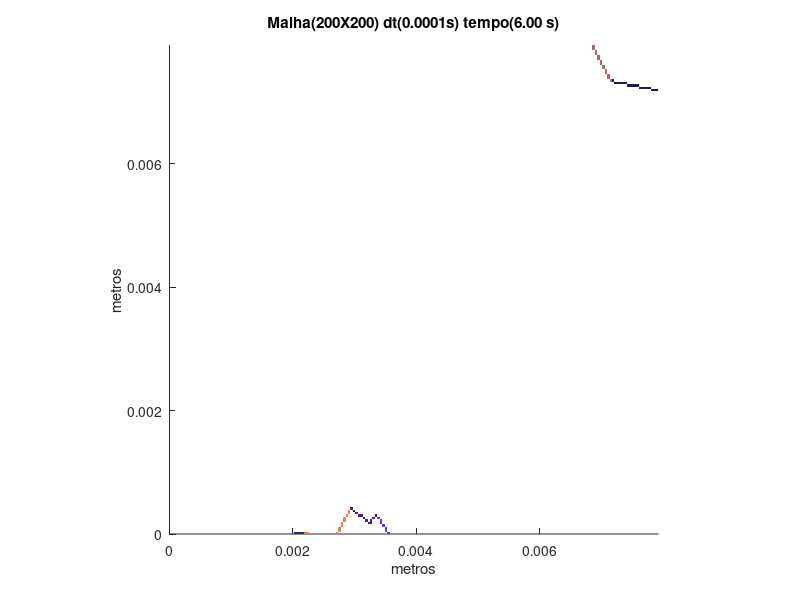

Write the MATLAB code that produced this figure.
set (gca,'PlotBoxAspectRatio',[1 1 1],'Xlim',[0,0.0079236952523745],'Ylim',[0,0.0079236952523745])
hold on
title('Malha(200X200) dt(0.0001s) tempo(6.00 s)')
hold on
ylabel('metros')
hold on
xlabel('metros')
hold on

fill([0.0020205422893555 0.0020205422893555 0.00206016076561737 0.00206016076561737],[0 3.96184762618725E-05 3.96184762618725E-05 0],[0.1,0.2,0.4],'LineStyle','none')

fill([0.00206016076561737 0.00206016076561737 0.00209977924187924 0.00209977924187924],[0 3.96184762618725E-05 3.96184762618725E-05 0],[0.1,0.2,0.4],'LineStyle','none')

fill([0.00209977924187924 0.00209977924187924 0.00213939771814111 0.00213939771814111],[0 3.96184762618725E-05 3.96184762618725E-05 0],[0.1,0.2,0.4],'LineStyle','none')

fill([0.00213939771814111 0.00213939771814111 0.00217901619440299 0.00217901619440299],[0 3.96184762618725E-05 3.96184762618725E-05 0],[0.1,0.2,0.4],'LineStyle','none')

fill([0.00217901619440299 0.00217901619440299 0.00221863467066486 0.00221863467066486],[0 3.96184762618725E-05 3.96184762618725E-05 0],[0.9,0.5,0.3],'LineStyle','none')

fill([0.00221863467066486 0.00221863467066486 0.00225825314692673 0.00225825314692673],[0 3.96184762618725E-05 3.96184762618725E-05 0],[0.9,0.5,0.3],'LineStyle','none')

fill([0.00269405638580733 0.00269405638580733 0.0027336748620692 0.0027336748620692],[0 3.96184762618725E-05 3.96184762618725E-05 0],[0.9,0.5,0.3],'LineStyle','none')

fill([0.00352604438730665 0.00352604438730665 0.00356566286356852 0.00356566286356852],[0 3.96184762618725E-05 3.96184762618725E-05 0],[0.4,0.2,0.9],'LineStyle','none')

fill([0.0027336748620692 0.0027336748620692 0.00277329333833107 0.00277329333833107],[3.96184762618725E-05 7.9236952523745E-05 7.9236952523745E-05 3.96184762618725E-05],[0.9,0.5,0.3],'LineStyle','none')

fill([0.00348642591104478 0.00348642591104478 0.00352604438730665 0.00352604438730665],[3.96184762618725E-05 7.9236952523745E-05 7.9236952523745E-05 3.96184762618725E-05],[0.4,0.2,0.9],'LineStyle','none')

fill([0.0027336748620692 0.0027336748620692 0.00277329333833107 0.00277329333833107],[7.9236952523745E-05 0.000118855428785617 0.000118855428785617 7.9236952523745E-05],[0.9,0.5,0.3],'LineStyle','none')

fill([0.00348642591104478 0.00348642591104478 0.00352604438730665 0.00352604438730665],[7.9236952523745E-05 0.000118855428785617 0.000118855428785617 7.9236952523745E-05],[0.4,0.2,0.9],'LineStyle','none')

fill([0.00277329333833107 0.00277329333833107 0.00281291181459295 0.00281291181459295],[0.000118855428785617 0.00015847390504749 0.00015847390504749 0.000118855428785617],[0.9,0.5,0.3],'LineStyle','none')

fill([0.00344680743478291 0.00344680743478291 0.00348642591104478 0.00348642591104478],[0.000118855428785617 0.00015847390504749 0.00015847390504749 0.000118855428785617],[0.4,0.2,0.9],'LineStyle','none')

fill([0.00277329333833107 0.00277329333833107 0.00281291181459295 0.00281291181459295],[0.00015847390504749 0.000198092381309362 0.000198092381309362 0.00015847390504749],[0.9,0.5,0.3],'LineStyle','none')

fill([0.00320909657721167 0.00320909657721167 0.00324871505347354 0.00324871505347354],[0.00015847390504749 0.000198092381309362 0.000198092381309362 0.00015847390504749],[0.3,0.1,0.5],'LineStyle','none')

fill([0.00324871505347354 0.00324871505347354 0.00328833352973542 0.00328833352973542],[0.00015847390504749 0.000198092381309362 0.000198092381309362 0.00015847390504749],[0.3,0.1,0.5],'LineStyle','none')

fill([0.00340718895852103 0.00340718895852103 0.00344680743478291 0.00344680743478291],[0.00015847390504749 0.000198092381309362 0.000198092381309362 0.00015847390504749],[0.4,0.2,0.9],'LineStyle','none')

fill([0.00281291181459295 0.00281291181459295 0.00285253029085482 0.00285253029085482],[0.000198092381309362 0.000237710857571235 0.000237710857571235 0.000198092381309362],[0.9,0.5,0.3],'LineStyle','none')

fill([0.0031694781009498 0.0031694781009498 0.00320909657721167 0.00320909657721167],[0.000198092381309362 0.000237710857571235 0.000237710857571235 0.000198092381309362],[0.3,0.1,0.5],'LineStyle','none')

fill([0.00324871505347354 0.00324871505347354 0.00328833352973542 0.00328833352973542],[0.000198092381309362 0.000237710857571235 0.000237710857571235 0.000198092381309362],[0.3,0.1,0.5],'LineStyle','none')

fill([0.00340718895852103 0.00340718895852103 0.00344680743478291 0.00344680743478291],[0.000198092381309362 0.000237710857571235 0.000237710857571235 0.000198092381309362],[0.4,0.2,0.9],'LineStyle','none')

fill([0.00281291181459295 0.00281291181459295 0.00285253029085482 0.00285253029085482],[0.000237710857571235 0.000277329333833107 0.000277329333833107 0.000237710857571235],[0.9,0.5,0.3],'LineStyle','none')

fill([0.00312985962468793 0.00312985962468793 0.0031694781009498 0.0031694781009498],[0.000237710857571235 0.000277329333833107 0.000277329333833107 0.000237710857571235],[0.3,0.1,0.5],'LineStyle','none')

fill([0.00328833352973542 0.00328833352973542 0.00332795200599729 0.00332795200599729],[0.000237710857571235 0.000277329333833107 0.000277329333833107 0.000237710857571235],[0.3,0.1,0.5],'LineStyle','none')

fill([0.00336757048225916 0.00336757048225916 0.00340718895852103 0.00340718895852103],[0.000237710857571235 0.000277329333833107 0.000277329333833107 0.000237710857571235],[0.4,0.2,0.9],'LineStyle','none')

fill([0.00285253029085482 0.00285253029085482 0.00289214876711669 0.00289214876711669],[0.000277329333833107 0.00031694781009498 0.00031694781009498 0.000277329333833107],[0.9,0.5,0.3],'LineStyle','none')

fill([0.00305062267216418 0.00305062267216418 0.00309024114842605 0.00309024114842605],[0.000277329333833107 0.00031694781009498 0.00031694781009498 0.000277329333833107],[0.3,0.1,0.5],'LineStyle','none')

fill([0.00309024114842605 0.00309024114842605 0.00312985962468793 0.00312985962468793],[0.000277329333833107 0.00031694781009498 0.00031694781009498 0.000277329333833107],[0.3,0.1,0.5],'LineStyle','none')

fill([0.00332795200599729 0.00332795200599729 0.00336757048225916 0.00336757048225916],[0.000277329333833107 0.00031694781009498 0.00031694781009498 0.000277329333833107],[0.3,0.1,0.5],'LineStyle','none')

fill([0.00289214876711669 0.00289214876711669 0.00293176724337856 0.00293176724337856],[0.00031694781009498 0.000356566286356852 0.000356566286356852 0.00031694781009498],[0.9,0.5,0.3],'LineStyle','none')

fill([0.00301100419590231 0.00301100419590231 0.00305062267216418 0.00305062267216418],[0.00031694781009498 0.000356566286356852 0.000356566286356852 0.00031694781009498],[0.3,0.1,0.5],'LineStyle','none')

fill([0.00289214876711669 0.00289214876711669 0.00293176724337856 0.00293176724337856],[0.000356566286356852 0.000396184762618725 0.000396184762618725 0.000356566286356852],[0.9,0.5,0.3],'LineStyle','none')

fill([0.00297138571964044 0.00297138571964044 0.00301100419590231 0.00301100419590231],[0.000356566286356852 0.000396184762618725 0.000396184762618725 0.000356566286356852],[0.3,0.1,0.5],'LineStyle','none')

fill([0.00293176724337856 0.00293176724337856 0.00297138571964044 0.00297138571964044],[0.000396184762618725 0.000435803238880597 0.000435803238880597 0.000396184762618725],[0.3,0.1,0.5],'LineStyle','none')

fill([0.00780483982358888 0.00780483982358888 0.00784445829985075 0.00784445829985075],[0.00717094420339892 0.00721056267966079 0.00721056267966079 0.00717094420339892],[0.1,0.1,0.3],'LineStyle','none')

fill([0.00784445829985075 0.00784445829985075 0.00788407677611263 0.00788407677611263],[0.00717094420339892 0.00721056267966079 0.00721056267966079 0.00717094420339892],[0.1,0.1,0.3],'LineStyle','none')

fill([0.00788407677611263 0.00788407677611263 0.0079236952523745 0.0079236952523745],[0.00717094420339892 0.00721056267966079 0.00721056267966079 0.00717094420339892],[0.1,0.1,0.3],'LineStyle','none')

fill([0.00760674744227952 0.00760674744227952 0.00764636591854139 0.00764636591854139],[0.00721056267966079 0.00725018115592267 0.00725018115592267 0.00721056267966079],[0.1,0.1,0.3],'LineStyle','none')

fill([0.00764636591854139 0.00764636591854139 0.00768598439480326 0.00768598439480326],[0.00721056267966079 0.00725018115592267 0.00725018115592267 0.00721056267966079],[0.1,0.1,0.3],'LineStyle','none')

fill([0.00768598439480326 0.00768598439480326 0.00772560287106514 0.00772560287106514],[0.00721056267966079 0.00725018115592267 0.00725018115592267 0.00721056267966079],[0.1,0.1,0.3],'LineStyle','none')

fill([0.00772560287106514 0.00772560287106514 0.00776522134732701 0.00776522134732701],[0.00721056267966079 0.00725018115592267 0.00725018115592267 0.00721056267966079],[0.1,0.1,0.3],'LineStyle','none')

fill([0.00776522134732701 0.00776522134732701 0.00780483982358888 0.00780483982358888],[0.00721056267966079 0.00725018115592267 0.00725018115592267 0.00721056267966079],[0.1,0.1,0.3],'LineStyle','none')

fill([0.00740865506097016 0.00740865506097016 0.00744827353723203 0.00744827353723203],[0.00725018115592267 0.00728979963218454 0.00728979963218454 0.00725018115592267],[0.1,0.1,0.3],'LineStyle','none')

fill([0.00744827353723203 0.00744827353723203 0.0074878920134939 0.0074878920134939],[0.00725018115592267 0.00728979963218454 0.00728979963218454 0.00725018115592267],[0.1,0.1,0.3],'LineStyle','none')

fill([0.0074878920134939 0.0074878920134939 0.00752751048975577 0.00752751048975577],[0.00725018115592267 0.00728979963218454 0.00728979963218454 0.00725018115592267],[0.1,0.1,0.3],'LineStyle','none')

fill([0.00752751048975577 0.00752751048975577 0.00756712896601765 0.00756712896601765],[0.00725018115592267 0.00728979963218454 0.00728979963218454 0.00725018115592267],[0.1,0.1,0.3],'LineStyle','none')

fill([0.00756712896601765 0.00756712896601765 0.00760674744227952 0.00760674744227952],[0.00725018115592267 0.00728979963218454 0.00728979963218454 0.00725018115592267],[0.1,0.1,0.3],'LineStyle','none')

fill([0.00721056267966079 0.00721056267966079 0.00725018115592267 0.00725018115592267],[0.00728979963218454 0.00732941810844641 0.00732941810844641 0.00728979963218454],[0.1,0.1,0.3],'LineStyle','none')

fill([0.00725018115592267 0.00725018115592267 0.00728979963218454 0.00728979963218454],[0.00728979963218454 0.00732941810844641 0.00732941810844641 0.00728979963218454],[0.1,0.1,0.3],'LineStyle','none')

fill([0.00728979963218454 0.00728979963218454 0.00732941810844641 0.00732941810844641],[0.00728979963218454 0.00732941810844641 0.00732941810844641 0.00728979963218454],[0.1,0.1,0.3],'LineStyle','none')

fill([0.00732941810844641 0.00732941810844641 0.00736903658470828 0.00736903658470828],[0.00728979963218454 0.00732941810844641 0.00732941810844641 0.00728979963218454],[0.1,0.1,0.3],'LineStyle','none')

fill([0.00736903658470828 0.00736903658470828 0.00740865506097016 0.00740865506097016],[0.00728979963218454 0.00732941810844641 0.00732941810844641 0.00728979963218454],[0.1,0.1,0.3],'LineStyle','none')

fill([0.00713132572713705 0.00713132572713705 0.00717094420339892 0.00717094420339892],[0.00732941810844641 0.00736903658470828 0.00736903658470828 0.00732941810844641],[0.7,0.4,0.4],'LineStyle','none')

fill([0.00717094420339892 0.00717094420339892 0.00721056267966079 0.00721056267966079],[0.00732941810844641 0.00736903658470828 0.00736903658470828 0.00732941810844641],[0.1,0.1,0.3],'LineStyle','none')

fill([0.00709170725087518 0.00709170725087518 0.00713132572713705 0.00713132572713705],[0.00736903658470828 0.00740865506097016 0.00740865506097016 0.00736903658470828],[0.7,0.4,0.4],'LineStyle','none')

fill([0.00709170725087518 0.00709170725087518 0.00713132572713705 0.00713132572713705],[0.00740865506097016 0.00744827353723203 0.00744827353723203 0.00740865506097016],[0.7,0.4,0.4],'LineStyle','none')

fill([0.0070520887746133 0.0070520887746133 0.00709170725087518 0.00709170725087518],[0.00744827353723203 0.0074878920134939 0.0074878920134939 0.00744827353723203],[0.7,0.4,0.4],'LineStyle','none')

fill([0.0070520887746133 0.0070520887746133 0.00709170725087518 0.00709170725087518],[0.0074878920134939 0.00752751048975577 0.00752751048975577 0.0074878920134939],[0.7,0.4,0.4],'LineStyle','none')

fill([0.00701247029835143 0.00701247029835143 0.0070520887746133 0.0070520887746133],[0.00752751048975577 0.00756712896601765 0.00756712896601765 0.00752751048975577],[0.7,0.4,0.4],'LineStyle','none')

fill([0.00701247029835143 0.00701247029835143 0.0070520887746133 0.0070520887746133],[0.00756712896601765 0.00760674744227952 0.00760674744227952 0.00756712896601765],[0.7,0.4,0.4],'LineStyle','none')

fill([0.00697285182208956 0.00697285182208956 0.00701247029835143 0.00701247029835143],[0.00760674744227952 0.00764636591854139 0.00764636591854139 0.00760674744227952],[0.7,0.4,0.4],'LineStyle','none')

fill([0.00697285182208956 0.00697285182208956 0.00701247029835143 0.00701247029835143],[0.00764636591854139 0.00768598439480326 0.00768598439480326 0.00764636591854139],[0.7,0.4,0.4],'LineStyle','none')

fill([0.00693323334582769 0.00693323334582769 0.00697285182208956 0.00697285182208956],[0.00768598439480326 0.00772560287106514 0.00772560287106514 0.00768598439480326],[0.7,0.4,0.4],'LineStyle','none')

fill([0.00693323334582769 0.00693323334582769 0.00697285182208956 0.00697285182208956],[0.00772560287106514 0.00776522134732701 0.00776522134732701 0.00772560287106514],[0.7,0.4,0.4],'LineStyle','none')

fill([0.00689361486956581 0.00689361486956581 0.00693323334582769 0.00693323334582769],[0.00776522134732701 0.00780483982358888 0.00780483982358888 0.00776522134732701],[0.7,0.4,0.4],'LineStyle','none')

fill([0.00689361486956581 0.00689361486956581 0.00693323334582769 0.00693323334582769],[0.00780483982358888 0.00784445829985075 0.00784445829985075 0.00780483982358888],[0.7,0.4,0.4],'LineStyle','none')

fill([0.00685399639330394 0.00685399639330394 0.00689361486956581 0.00689361486956581],[0.00784445829985075 0.00788407677611263 0.00788407677611263 0.00784445829985075],[0.7,0.4,0.4],'LineStyle','none')

fill([0.00685399639330394 0.00685399639330394 0.00689361486956581 0.00689361486956581],[0.00788407677611263 0.0079236952523745 0.0079236952523745 0.00788407677611263],[0.7,0.4,0.4],'LineStyle','none')
